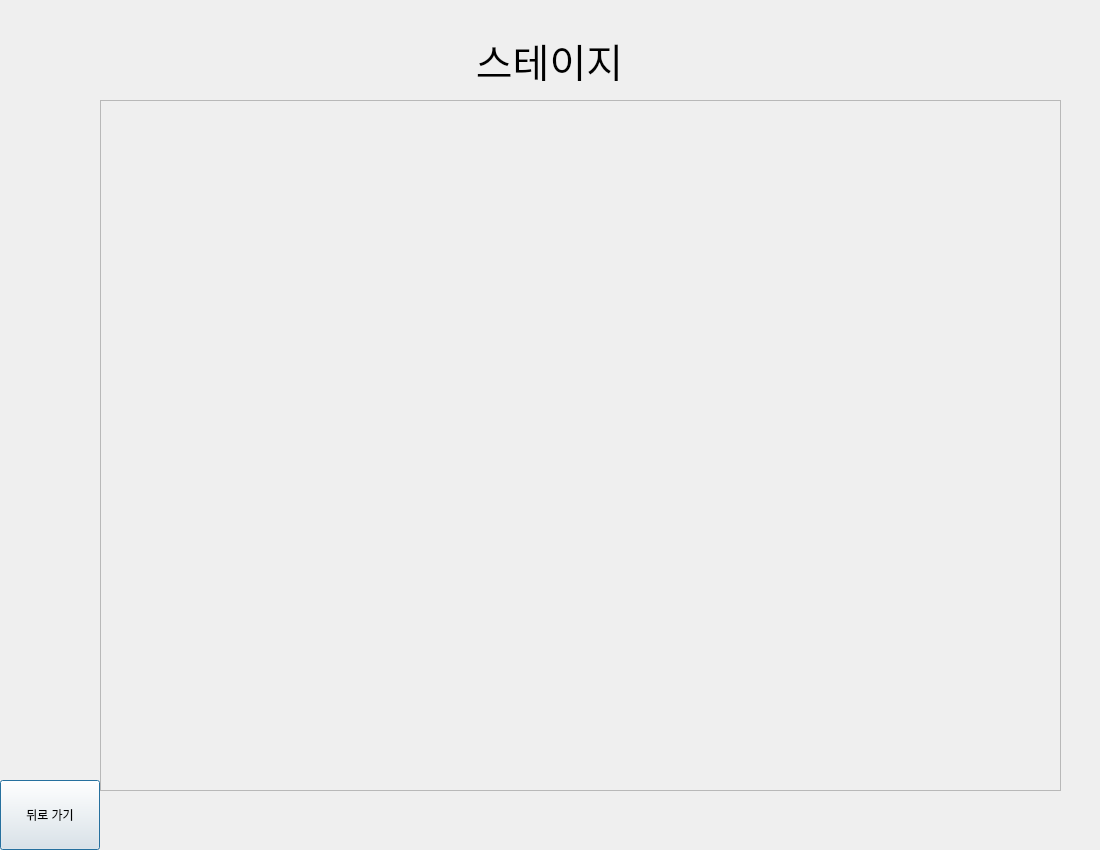
<?xml version="1.0" encoding="UTF-8"?>
<ui version="4.0">
 <class>Dialog</class>
 <widget class="QDialog" name="Dialog">
  <property name="geometry">
   <rect>
    <x>0</x>
    <y>0</y>
    <width>1100</width>
    <height>850</height>
   </rect>
  </property>
  <property name="windowTitle">
   <string>Dialog</string>
  </property>
  <widget class="QPushButton" name="backButton">
   <property name="geometry">
    <rect>
     <x>0</x>
     <y>780</y>
     <width>100</width>
     <height>70</height>
    </rect>
   </property>
   <property name="text">
    <string>뒤로 가기</string>
   </property>
  </widget>
  <widget class="QLabel" name="label">
   <property name="geometry">
    <rect>
     <x>9</x>
     <y>40</y>
     <width>1081</width>
     <height>41</height>
    </rect>
   </property>
   <property name="font">
    <font>
     <pointsize>30</pointsize>
    </font>
   </property>
   <property name="text">
    <string>스테이지</string>
   </property>
   <property name="alignment">
    <set>Qt::AlignCenter</set>
   </property>
  </widget>
  <widget class="QScrollArea" name="scrollArea">
   <property name="geometry">
    <rect>
     <x>100</x>
     <y>100</y>
     <width>961</width>
     <height>691</height>
    </rect>
   </property>
   <property name="widgetResizable">
    <bool>true</bool>
   </property>
   <widget class="QWidget" name="scrollAreaWidgetContents">
    <property name="geometry">
     <rect>
      <x>0</x>
      <y>0</y>
      <width>959</width>
      <height>689</height>
     </rect>
    </property>
   </widget>
  </widget>
 </widget>
 <resources/>
 <connections/>
</ui>
